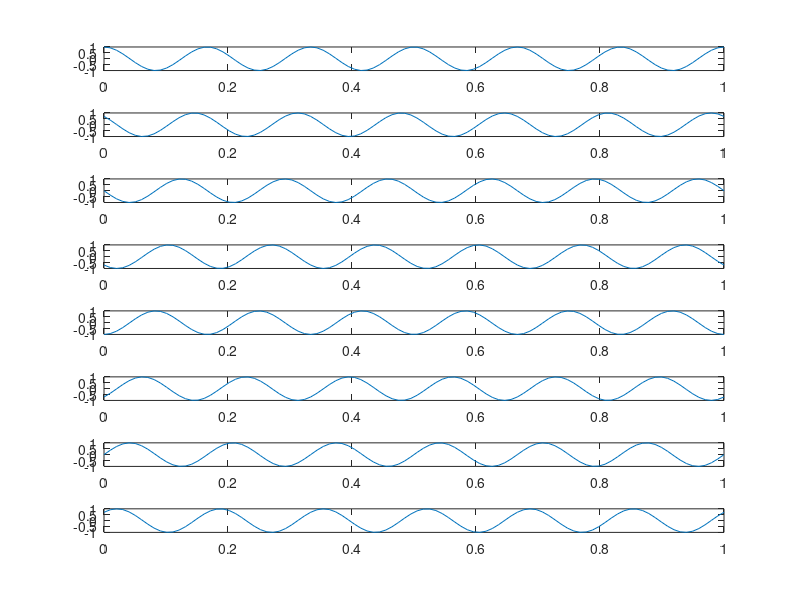

This chart was generated by the following MATLAB code:
% MATLAB script for Illustrative Problem 7.3.
echo on
T=1;
M=8;
Es=T/2;
fc=6/T;					% carrier frequency
N=100;					% number of samples
delta_T=T/(N-1);
t=0:delta_T:T;
u0=sqrt(2*Es/T)*cos(2*pi*fc*t);
u1=sqrt(2*Es/T)*cos(2*pi*fc*t+2*pi/M);
u2=sqrt(2*Es/T)*cos(2*pi*fc*t+4*pi/M);
u3=sqrt(2*Es/T)*cos(2*pi*fc*t+6*pi/M);
u4=sqrt(2*Es/T)*cos(2*pi*fc*t+8*pi/M);
u5=sqrt(2*Es/T)*cos(2*pi*fc*t+10*pi/M);
u6=sqrt(2*Es/T)*cos(2*pi*fc*t+12*pi/M);
u7=sqrt(2*Es/T)*cos(2*pi*fc*t+14*pi/M);
% plotting commands follow
subplot(8,1,1);
plot(t,u0);
subplot(8,1,2);
plot(t,u1);
subplot(8,1,3);
plot(t,u2);
subplot(8,1,4);
plot(t,u3);
subplot(8,1,5);
plot(t,u4);
subplot(8,1,6);
plot(t,u5);
subplot(8,1,7);
plot(t,u6);
subplot(8,1,8);
plot(t,u7);